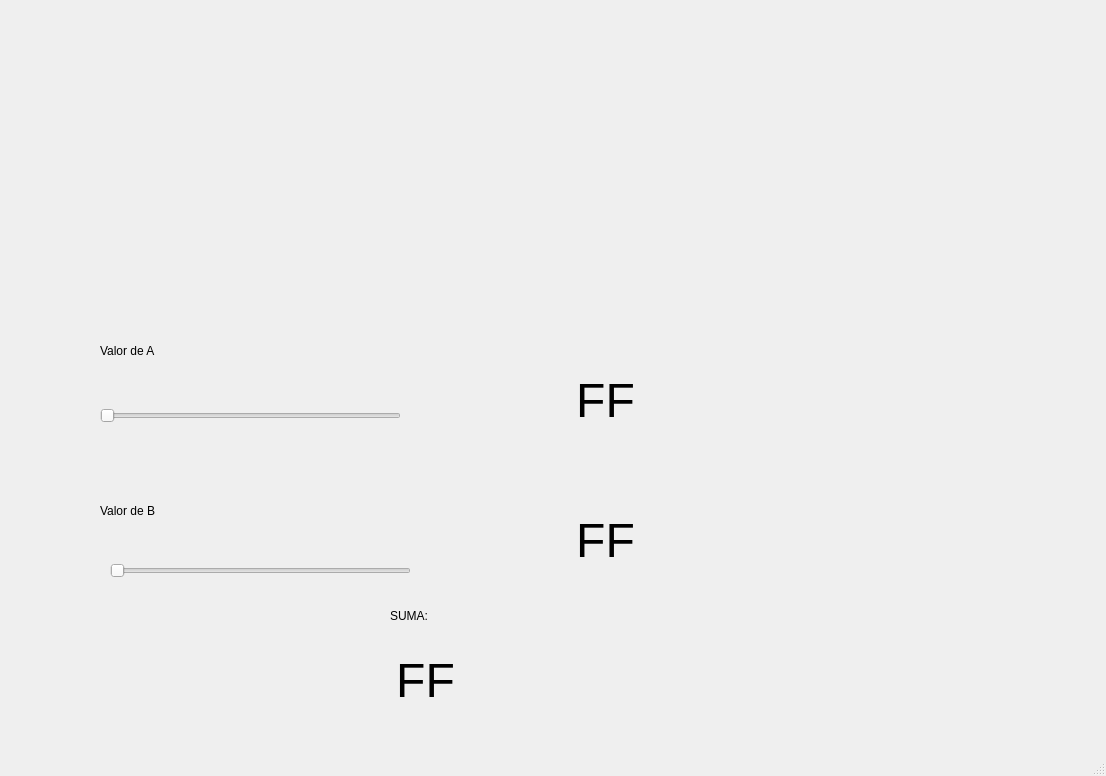
<?xml version="1.0" encoding="UTF-8"?>
<ui version="4.0">
 <class>MainWindow</class>
 <widget class="QMainWindow" name="MainWindow">
  <property name="geometry">
   <rect>
    <x>0</x>
    <y>0</y>
    <width>1106</width>
    <height>776</height>
   </rect>
  </property>
  <property name="windowTitle">
   <string>MainWindow</string>
  </property>
  <widget class="QWidget" name="centralwidget">
   <widget class="QLabel" name="label_9">
    <property name="geometry">
     <rect>
      <x>860</x>
      <y>450</y>
      <width>221</width>
      <height>261</height>
     </rect>
    </property>
    <property name="styleSheet">
     <string notr="true"/>
    </property>
    <property name="text">
     <string/>
    </property>
    <property name="pixmap">
     <pixmap resource="recursos.qrc">:/Comidas/chips.png</pixmap>
    </property>
    <property name="scaledContents">
     <bool>true</bool>
    </property>
   </widget>
   <widget class="QLabel" name="label_10">
    <property name="geometry">
     <rect>
      <x>10</x>
      <y>10</y>
      <width>1071</width>
      <height>261</height>
     </rect>
    </property>
    <property name="styleSheet">
     <string notr="true"/>
    </property>
    <property name="text">
     <string/>
    </property>
    <property name="pixmap">
     <pixmap resource="recursos.qrc">:/Comidas/panditas.png</pixmap>
    </property>
    <property name="scaledContents">
     <bool>true</bool>
    </property>
   </widget>
   <widget class="QLabel" name="label">
    <property name="geometry">
     <rect>
      <x>100</x>
      <y>320</y>
      <width>251</width>
      <height>61</height>
     </rect>
    </property>
    <property name="text">
     <string>Valor de A</string>
    </property>
   </widget>
   <widget class="QLabel" name="txt_valorA">
    <property name="geometry">
     <rect>
      <x>530</x>
      <y>340</y>
      <width>151</width>
      <height>121</height>
     </rect>
    </property>
    <property name="font">
     <font>
      <pointsize>36</pointsize>
     </font>
    </property>
    <property name="text">
     <string>FF</string>
    </property>
    <property name="alignment">
     <set>Qt::AlignCenter</set>
    </property>
   </widget>
   <widget class="QSlider" name="slider_B">
    <property name="geometry">
     <rect>
      <x>110</x>
      <y>540</y>
      <width>301</width>
      <height>61</height>
     </rect>
    </property>
    <property name="orientation">
     <enum>Qt::Horizontal</enum>
    </property>
   </widget>
   <widget class="QSlider" name="slider_A">
    <property name="geometry">
     <rect>
      <x>100</x>
      <y>390</y>
      <width>301</width>
      <height>51</height>
     </rect>
    </property>
    <property name="orientation">
     <enum>Qt::Horizontal</enum>
    </property>
   </widget>
   <widget class="QLabel" name="label_2">
    <property name="geometry">
     <rect>
      <x>100</x>
      <y>490</y>
      <width>251</width>
      <height>41</height>
     </rect>
    </property>
    <property name="text">
     <string>Valor de B</string>
    </property>
   </widget>
   <widget class="QLabel" name="txt_valorB">
    <property name="geometry">
     <rect>
      <x>530</x>
      <y>480</y>
      <width>151</width>
      <height>121</height>
     </rect>
    </property>
    <property name="font">
     <font>
      <pointsize>36</pointsize>
     </font>
    </property>
    <property name="text">
     <string>FF</string>
    </property>
    <property name="alignment">
     <set>Qt::AlignCenter</set>
    </property>
   </widget>
   <widget class="QLabel" name="txt_resultado">
    <property name="geometry">
     <rect>
      <x>350</x>
      <y>620</y>
      <width>151</width>
      <height>121</height>
     </rect>
    </property>
    <property name="font">
     <font>
      <pointsize>36</pointsize>
     </font>
    </property>
    <property name="text">
     <string>FF</string>
    </property>
    <property name="alignment">
     <set>Qt::AlignCenter</set>
    </property>
   </widget>
   <widget class="QLabel" name="label_3">
    <property name="geometry">
     <rect>
      <x>390</x>
      <y>590</y>
      <width>251</width>
      <height>51</height>
     </rect>
    </property>
    <property name="text">
     <string>SUMA:</string>
    </property>
   </widget>
  </widget>
  <widget class="QMenuBar" name="menubar">
   <property name="geometry">
    <rect>
     <x>0</x>
     <y>0</y>
     <width>1106</width>
     <height>26</height>
    </rect>
   </property>
  </widget>
  <widget class="QStatusBar" name="statusbar"/>
 </widget>
 <resources>
  <include location="recursos.qrc"/>
 </resources>
 <connections/>
</ui>
